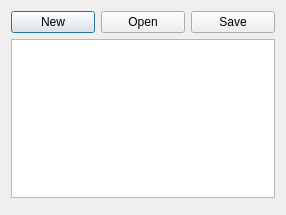
<?xml version="1.0" encoding="UTF-8"?>
<ui version="4.0">
 <class>Dialog</class>
 <widget class="QDialog" name="Dialog">
  <property name="geometry">
   <rect>
    <x>0</x>
    <y>0</y>
    <width>286</width>
    <height>215</height>
   </rect>
  </property>
  <property name="windowTitle">
   <string>Dialog</string>
  </property>
  <layout class="QVBoxLayout" name="verticalLayout">
   <item>
    <layout class="QHBoxLayout" name="horizontalLayout">
     <item>
      <widget class="QPushButton" name="btnNew">
       <property name="text">
        <string>New</string>
       </property>
       <property name="icon">
        <iconset>
         <normalon>:/files/images/file.png</normalon>
        </iconset>
       </property>
      </widget>
     </item>
     <item>
      <widget class="QPushButton" name="btnOpen">
       <property name="text">
        <string>Open</string>
       </property>
       <property name="icon">
        <iconset>
         <normalon>:/files/images/folder.png</normalon>
        </iconset>
       </property>
      </widget>
     </item>
     <item>
      <widget class="QPushButton" name="btnSave">
       <property name="enabled">
        <bool>true</bool>
       </property>
       <property name="text">
        <string>Save</string>
       </property>
       <property name="icon">
        <iconset>
         <normalon>:/files/images/disk.png</normalon>
        </iconset>
       </property>
      </widget>
     </item>
    </layout>
   </item>
   <item>
    <widget class="QPlainTextEdit" name="plainTextEdit"/>
   </item>
   <item>
    <widget class="QDialogButtonBox" name="buttonBox">
     <property name="standardButtons">
      <set>QDialogButtonBox::NoButton</set>
     </property>
    </widget>
   </item>
  </layout>
 </widget>
 <resources/>
 <connections/>
</ui>
